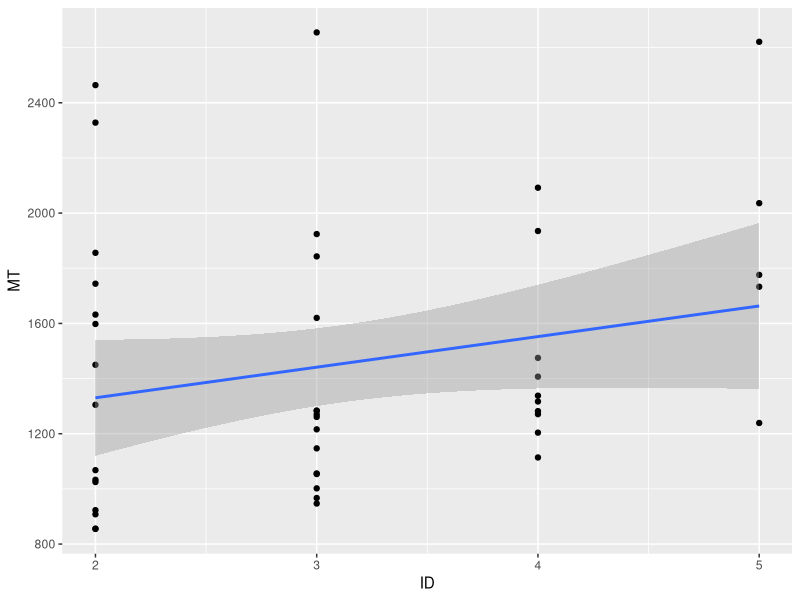

Here is the R script that generated this plot:
## ---- chunk 1
knitr::opts_chunk$set(echo = TRUE)
## ---- chunk 2
library(ggplot2)
## ---- chunk 3
meanMTdf <- read.csv("../data/20211117_1527_MeanMT.csv",header=T)
rawdf <- read.csv("../data/20211117_1527_RawData.csv",header=T)
## ---- chunk 4
ggplot(rawdf, aes(ID, MT)) +
  geom_point() +
  geom_smooth(method='lm')
## ---- chunk 5
model <- lm(MT~ID, data=rawdf)
summary(model)
